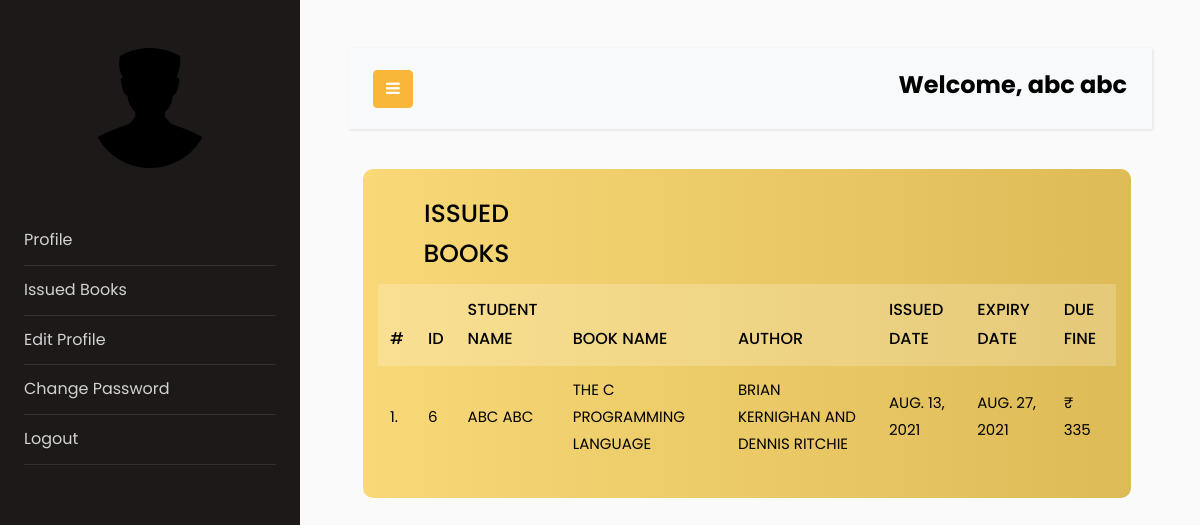
Page /student_issued_books/ (signed in) on the committed database.
### library/models.py (models this page shows, shortened)
class Student(models.Model):
    user = models.OneToOneField(User, on_delete=models.CASCADE)
    classroom = models.CharField(max_length=100)
    branch = models.CharField(max_length=100)
    roll_no = models.CharField(max_length=10, blank=True)
    phone = models.CharField(max_length=10, blank=True)
    image = models.ImageField(upload_to="", blank=True)

class Book(models.Model):
    name = models.CharField(max_length=200)
    author = models.CharField(max_length=200)
    isbn = models.PositiveIntegerField()
    category = models.CharField(max_length=50)

class IssuedBook(models.Model):
    student_id = models.CharField(max_length=100, blank=True)
    isbn = models.CharField(max_length=13)
    issued_date = models.DateField(auto_now=True)
    expiry_date = models.DateField(default=expiry)

### library/views.py (the view)
# urls.py: path("student_issued_books/", views.student_issued_books, name="student_issued_books"),
@login_required(login_url='/student_login')
def student_issued_books(request):
    student = Student.objects.filter(user_id=request.user.id)
    issuedBooks = IssuedBook.objects.filter(student_id=student[0].user_id)
    li1 = []
    li2 = []
    for i in issuedBooks:
        books = Book.objects.filter(isbn=i.isbn)
        for book in books:
            t = (request.user.id, request.user.get_full_name, book.name, book.author)
            li1.append(t)
        days = (date.today() - i.issued_date)
        d = days.days
        fine = 0
        if d > 15:
            day = d - 14
            fine = day * 5
        t = (issuedBooks[0].issued_date, issuedBooks[0].expiry_date, fine)
        li2.append(t)
    return render(request, 'student_issued_books.html', {'li1': li1, 'li2': li2})

### library/templates/student_issued_books.html
{% extends 'student_navbar.html' %}
{% load static %}
{% block body %}
<div class="container">
    <div class="row">
        <div class="col-md-offset-1 col-md-10">
            <div class="panel" style="width: 120%;">
                <div class="panel-heading">
                    <div class="row">
                        <div class="col col-sm-3 col-xs-12">
                            <h4 class="title">Issued Books</h4>
                        </div>
                    </div>
                </div>
                <div class="panel-body table-responsive">
                    <table class="table">
                        <thead>
                            <tr>
                                <th>#</th>
                                <th>ID</th>
                                <th>Student Name</th>
                                <th>Book Name</th>
                                <th>Author</th>
                                <th>Issued Date</th>
                                <th>Expiry Date</th>
                                <th>Due Fine</th>
                            </tr>
                        </thead>
                        <tbody>
                            {% for i in li1 %}
                            <tr>
                                <td>{{forloop.counter}}.</td>
                                <td>{{i.0}}</td>
                                <td>{{i.1}}</td>
                                <td>{{i.2}}</td>
                                <td>{{i.3}}</td>
                                {% endfor %}
                                {% for i in li2 %}
                                <td>{{i.0}}</td>
                                <td>{{i.1}}</td>
                                <td>₹ {{i.2}}</td>
                            </tr>
                            {% endfor %}
                        </tbody>
                    </table>
                </div>
            </div>
        </div>
    </div>
</div>
{% endblock %}

### library/templates/student_navbar.html (shortened to what this page needs)
<!doctype html>
<html lang="en">
<head>
  {% load static %}
  <link rel="stylesheet" href="https://stackpath.bootstrapcdn.com/font-awesome/4.7.0/css/font-awesome.min.css">
  <link rel="stylesheet" href="https://stackpath.bootstrapcdn.com/font-awesome/4.7.0/css/font-awesome.min.css">
  <link rel="stylesheet" href="{% static 'css/style.css' %}">
  <link rel="stylesheet" href="{% static 'css/table.css' %}">
</head>
<body>
  <div class="wrapper d-flex align-items-stretch">
    <nav id="sidebar">
      <div class="p-4 pt-5">
        <a href="#" class="img logo rounded-circle mb-5"
          style="background-image: url('{{user.student.image.url}}');"></a>
        <ul class="list-unstyled components mb-5">
          <li>
            <a href="/profile/">Profile</a>
          </li>
          <li>
            <a href="/student_issued_books/">Issued Books</a>
          </li>
          <li>
            <a href="/edit_profile/">Edit Profile</a>
          </li>
          <li>
            <a href="/change_password/">Change Password</a>
          </li>
          <li>
            <a href="/logout/">Logout</a>
          </li>
        </ul>
      </div>
    </nav>
    <div id="content" class="p-4 p-md-5">
      <nav class="navbar navbar-expand-lg navbar-light bg-light">
        <div class="container-fluid">
          <button type="button" id="sidebarCollapse" class="btn btn-primary">
            <i class="fa fa-bars"></i>
          </button>
          <p class="mb-2" style="font-weight: bolder; font-size: x-large; color: #000;">Welcome, {{user.get_full_name}}</p>
        </div>
      </nav>
      {% block body %}
      {% endblock %}
    </div>
  </div>
</body>
</html>

### library/static/css/table.css (style rules this page uses)
.panel { background: linear-gradient(to right, #f8d877, #ddbb57); padding: 15px; border-radius: 10px; border: none; color: #000; }
.panel .panel-heading { padding: 10px 10px; border-radius: 10px 10px 0 0; margin: 0; }
.panel .panel-heading .title { color: black; text-align: center; font-size: 25px; font-weight: 500; text-transform: uppercase; line-height: 40px; margin: 0; }
.panel .panel-body { padding: 0; }
.panel .panel-body .table thead tr th { color: black; background-color: rgba(255, 255, 255, 0.2); font-size: 16px; font-weight: 500; text-transform: uppercase; padding: 12px; border: none; }
.panel .panel-body .table tbody tr td { color: black; font-size: 15px; padding: 10px 12px; vertical-align: middle; text-transform: uppercase; border: none; }

### rows in the picture
Book: name "THE C PROGRAMMING LANGUAGE", author "BRIAN KERNIGHAN AND DENNIS RITCHIE"
IssuedBook: issued_date "AUG. 13, 2021", expiry_date "AUG. 27, 2021"

### other values in the picture
{{ user.get_full_name }} "abc abc"
{{ i.0 }} "6"
{{ i.1 }} "ABC ABC"
{{ i.2 }} "335"
